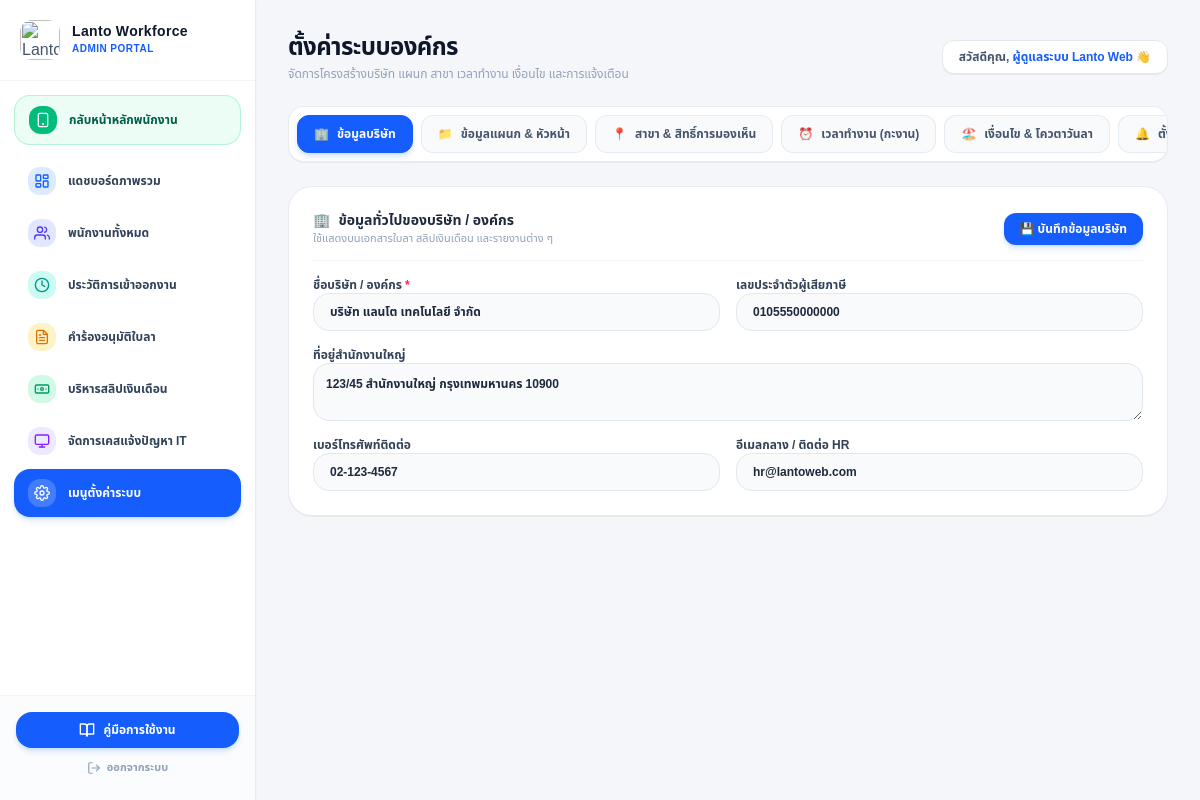
The page /admin/system_settings.php (signed in) on the database its author committed.
### tables this page shows
CREATE TABLE `system_settings` (
  `setting_key` varchar(100) NOT NULL,
  `setting_value` text DEFAULT NULL,
  `updated_at` timestamp NOT NULL DEFAULT current_timestamp() ON UPDATE current_timestamp()
);

### admin/system_settings.php (the view, shortened to what this page needs)
<?php
require_once '../config/db.php';
$admin_fullname = $_SESSION['fullname'] ?? 'ผู้ดูแลระบบ';
function getSetting($pdo, $key, $default = '') {
    try {
        $stmt = $pdo->prepare("SELECT setting_value FROM system_settings WHERE setting_key = :k");
        $stmt->execute(['k' => $key]);
        $val = $stmt->fetchColumn();
        return $val !== false ? $val : $default;
    } catch (PDOException $e) {
        return $default;
    }
}
?>
<!DOCTYPE html>
<html lang="th">
<head>
    <script src="https://cdn.jsdelivr.net/npm/@tailwindcss/browser@4"></script>
    <link rel="stylesheet" href="https://unpkg.com/leaflet@1.9.4/dist/leaflet.css" />
</head>
<body class="bg-[#f4f6fa] text-slate-800 antialiased flex h-screen overflow-hidden">
    <?php include '../includes/sidebar.php'; ?>
    <main class="flex-1 p-6 lg:p-8 h-screen overflow-y-auto space-y-6">
        <div class="flex flex-col sm:flex-row justify-between sm:items-center gap-4">
            <div>
                <h1 class="text-2xl font-extrabold text-slate-900 tracking-tight">ตั้งค่าระบบองค์กร</h1>
                <p class="text-slate-400 text-xs mt-0.5 font-medium">จัดการโครงสร้างบริษัท แผนก สาขา เวลาทำงาน เงื่อนไข และการแจ้งเตือน</p>
            </div>
            <div class="bg-white px-4 py-2 rounded-xl border border-slate-200 shadow-2xs text-xs font-bold text-slate-600 self-start sm:self-auto">
                สวัสดีคุณ, <span class="text-blue-600 font-extrabold"><?php echo htmlspecialchars($admin_fullname); ?></span> 👋
            </div>
        </div>
        <div class="bg-white p-2 rounded-2xl border border-slate-200/80 shadow-2xs overflow-x-auto">
            <div class="flex items-center gap-2 min-w-max text-xs font-bold">
                <button type="button" onclick="switchSettingTab('company')" id="tab_btn_company" class="tab-btn px-4 py-2.5 rounded-xl transition-all flex items-center gap-2 cursor-pointer bg-blue-600 text-white border border-blue-600 shadow-md shadow-blue-500/20 font-extrabold">
                    <span>🏢</span> ข้อมูลบริษัท
                </button>
                <button type="button" onclick="switchSettingTab('dept')" id="tab_btn_dept" class="tab-btn px-4 py-2.5 rounded-xl transition-all flex items-center gap-2 cursor-pointer bg-slate-50 hover:bg-slate-100 text-slate-600 border border-slate-200/80 font-bold">
                    <span>📁</span> ข้อมูลแผนก & หัวหน้า
                </button>
                <button type="button" onclick="switchSettingTab('branch')" id="tab_btn_branch" class="tab-btn px-4 py-2.5 rounded-xl transition-all flex items-center gap-2 cursor-pointer bg-slate-50 hover:bg-slate-100 text-slate-600 border border-slate-200/80 font-bold">
                    <span>📍</span> สาขา & สิทธิ์การมองเห็น
                </button>
                <button type="button" onclick="switchSettingTab('shift')" id="tab_btn_shift" class="tab-btn px-4 py-2.5 rounded-xl transition-all flex items-center gap-2 cursor-pointer bg-slate-50 hover:bg-slate-100 text-slate-600 border border-slate-200/80 font-bold">
                    <span>⏰</span> เวลาทำงาน (กะงาน)
                </button>
                <button type="button" onclick="switchSettingTab('leave')" id="tab_btn_leave" class="tab-btn px-4 py-2.5 rounded-xl transition-all flex items-center gap-2 cursor-pointer bg-slate-50 hover:bg-slate-100 text-slate-600 border border-slate-200/80 font-bold">
                    <span>🏖️</span> เงื่อนไข & โควตาวันลา
                </button>
                <button type="button" onclick="switchSettingTab('notify')" id="tab_btn_notify" class="tab-btn px-4 py-2.5 rounded-xl transition-all flex items-center gap-2 cursor-pointer bg-slate-50 hover:bg-slate-100 text-slate-600 border border-slate-200/80 font-bold">
                    <span>🔔</span> ตั้งค่าการแจ้งเตือน
                </button>
            </div>
        </div>
        <div class="space-y-6">
            <div id="tab_content_company" class="tab-content space-y-4">
                <form method="POST" action="system_settings.php" class="bg-white p-6 rounded-3xl border border-slate-200/80 shadow-2xs space-y-4 max-w-4xl">
                    <div class="border-b border-slate-100 pb-3 flex justify-between items-center">
                        <div>
                            <h3 class="font-extrabold text-sm text-slate-800 flex items-center gap-2"><span>🏢</span> ข้อมูลทั่วไปของบริษัท / องค์กร</h3>
                            <p class="text-[11px] text-slate-400">ใช้แสดงบนเอกสารใบลา สลิปเงินเดือน และรายงานต่าง ๆ</p>
                        </div>
                        <button type="submit" class="bg-blue-600 hover:bg-blue-700 text-white font-bold text-xs px-4 py-2 rounded-xl transition-all shadow-md shadow-blue-500/20 active:scale-95 cursor-pointer">
                            💾 บันทึกข้อมูลบริษัท
                        </button>
                    </div>
                    <div class="grid grid-cols-1 md:grid-cols-2 gap-4 text-xs">
                        <div class="space-y-1">
                            <label class="font-bold text-slate-700">ชื่อบริษัท / องค์กร <span class="text-rose-500">*</span></label>
                            <input type="text" name="company_name" value="<?php echo htmlspecialchars(getSetting($pdo, 'company_name')); ?>" required class="w-full bg-slate-50 border border-slate-200 rounded-2xl px-4 py-2.5 font-semibold text-slate-800 focus:outline-none focus:border-blue-500">
                        </div>
                        <div class="space-y-1">
                            <label class="font-bold text-slate-700">เลขประจำตัวผู้เสียภาษี</label>
                            <input type="text" name="company_tax_id" value="<?php echo htmlspecialchars(getSetting($pdo, 'company_tax_id')); ?>" class="w-full bg-slate-50 border border-slate-200 rounded-2xl px-4 py-2.5 font-semibold text-slate-800 focus:outline-none focus:border-blue-500">
                        </div>
                        <div class="space-y-1 md:col-span-2">
                            <label class="font-bold text-slate-700">ที่อยู่สำนักงานใหญ่</label>
                            <textarea name="company_address" rows="2" class="w-full bg-slate-50 border border-slate-200 rounded-2xl p-3 font-semibold text-slate-800 focus:outline-none focus:border-blue-500"><?php echo htmlspecialchars(getSetting($pdo, 'company_address')); ?></textarea>
                        </div>
                        <div class="space-y-1">
                            <label class="font-bold text-slate-700">เบอร์โทรศัพท์ติดต่อ</label>
                            <input type="text" name="company_phone" value="<?php echo htmlspecialchars(getSetting($pdo, 'company_phone')); ?>" class="w-full bg-slate-50 border border-slate-200 rounded-2xl px-4 py-2.5 font-semibold text-slate-800 focus:outline-none focus:border-blue-500">
                        </div>
                        <div class="space-y-1">
                            <label class="font-bold text-slate-700">อีเมลกลาง / ติดต่อ HR</label>
                            <input type="email" name="company_email" value="<?php echo htmlspecialchars(getSetting($pdo, 'company_email')); ?>" class="w-full bg-slate-50 border border-slate-200 rounded-2xl px-4 py-2.5 font-semibold text-slate-800 focus:outline-none focus:border-blue-500">
                        </div>
                    </div>
                </form>
            </div>
        </div>
    </main>
</body>
</html>

### admin/system_settings.php (style rules this page uses)
body { font-family: 'Noto Sans Thai', sans-serif; }

### rows shown on the page
system_settings: company_name "บริษัท แลนโต เทคโนโลยี จำกัด"
system_settings: company_tax_id "0105550000000"
system_settings: company_address "123/45 สำนักงานใหญ่ กรุงเทพมหานคร 10900"
system_settings: company_phone "02-123-4567"
system_settings: company_email "hr@lantoweb.com"

### other values the page prints
$admin_fullname "ผู้ดูแลระบบ Lanto Web"
